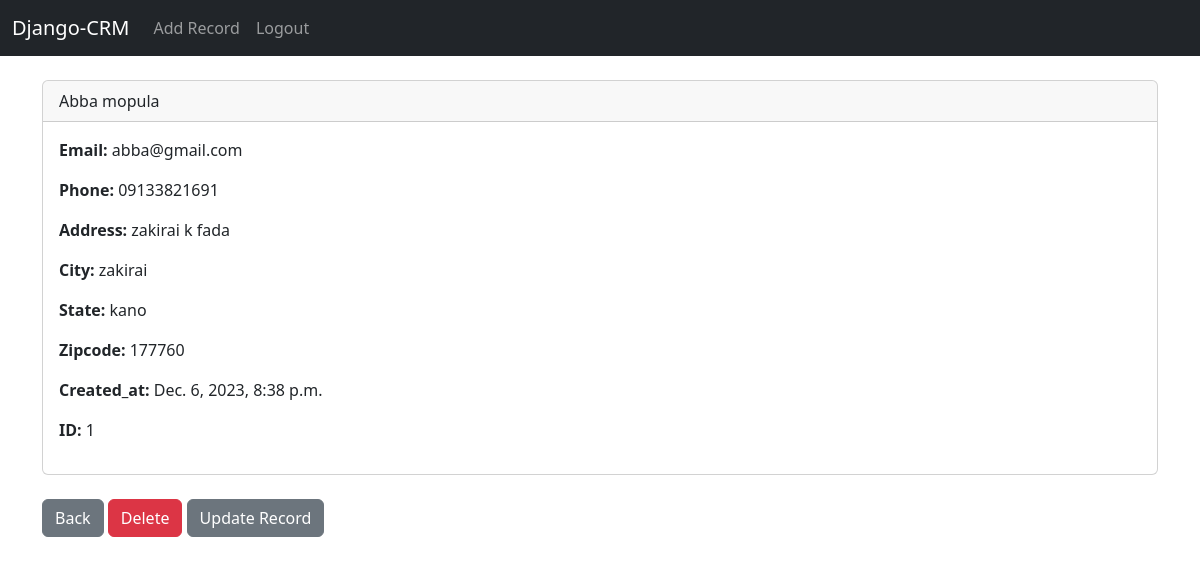
Page /record/1/ (signed in) on the earlier database version.
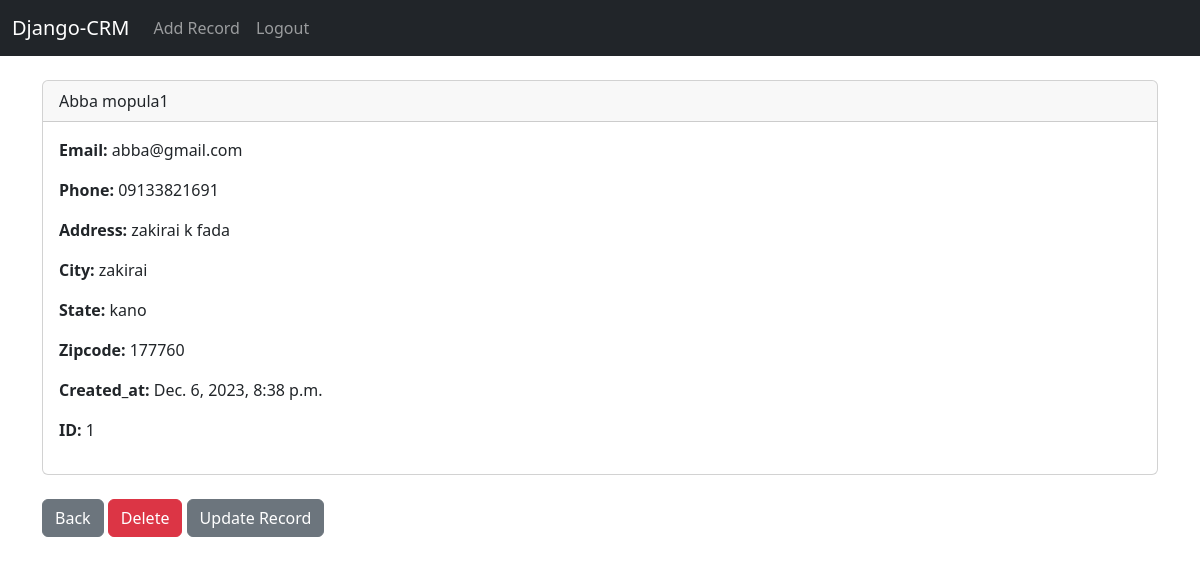
Same page on the later database version.
### website/models.py (models this page shows, shortened)
class Record(models.Model):
    created_at = models.DateTimeField(auto_now_add=True)
    first_name = models.CharField(max_length=50)
    last_name = models.CharField(max_length=50)
    email = models.CharField(max_length=100)
    phone = models.CharField(max_length=15)
    address = models.CharField(max_length=100)
    city = models.CharField(max_length=50)
    state =  models.CharField(max_length=50)
    zipcode = models.CharField(max_length=20)

### website/views.py (the view)
def customer_record(request, pk):
    if request.user.is_authenticated:
        customer_record = Record.objects.get(id=pk)
        return render(request, 'record.html', {'customer_record': customer_record})
    else:
        messages.success(request, "You Must Be Logged In To View This Page....")
        return redirect('home')

### website/templates/record.html (shortened to what this page needs)
{% extends 'base.html' %}
{% block content %}
<div class="card">
    <div class="card-header">
        {{ customer_record.first_name }} {{ customer_record.last_name }}
    </div>
    <div class="card-body">
        <p class="card-text">
            <strong>Email: </strong>{{ customer_record.email }}
        </p>
        <p class="card-text">
            <strong>Phone: </strong>{{ customer_record.phone }}
        </p>
        <p class="card-text">
            <strong>Address: </strong>{{ customer_record.address }}
        </p>
        <p class="card-text">
            <strong>City: </strong>{{ customer_record.city }}
        </p>
        <p class="card-text">
            <strong>State: </strong>{{ customer_record.state }}
        </p>
        <p class="card-text">
            <strong>Zipcode: </strong>{{ customer_record.zipcode }}
        </p>
        <p class="card-text">
            <strong>Created_at: </strong>{{ customer_record.created_at }}
        </p>
        <p class="card-text">
            <strong>ID: </strong>{{ customer_record.id }}
        </p>
    </div>
</div>
<br>
<a href="{% url 'home' %}" class="btn btn-secondary">Back</a>
<a href="{% url 'delete_record' customer_record.id %}" class="btn btn-danger">Delete</a>
<a href="{% url 'update_record' customer_record.id %}" class="btn btn-secondary">Update Record</a>
{% endblock content %}

Differences in the rows shown:
changed Record "Abba": last_name "mopula" → "mopula1"
